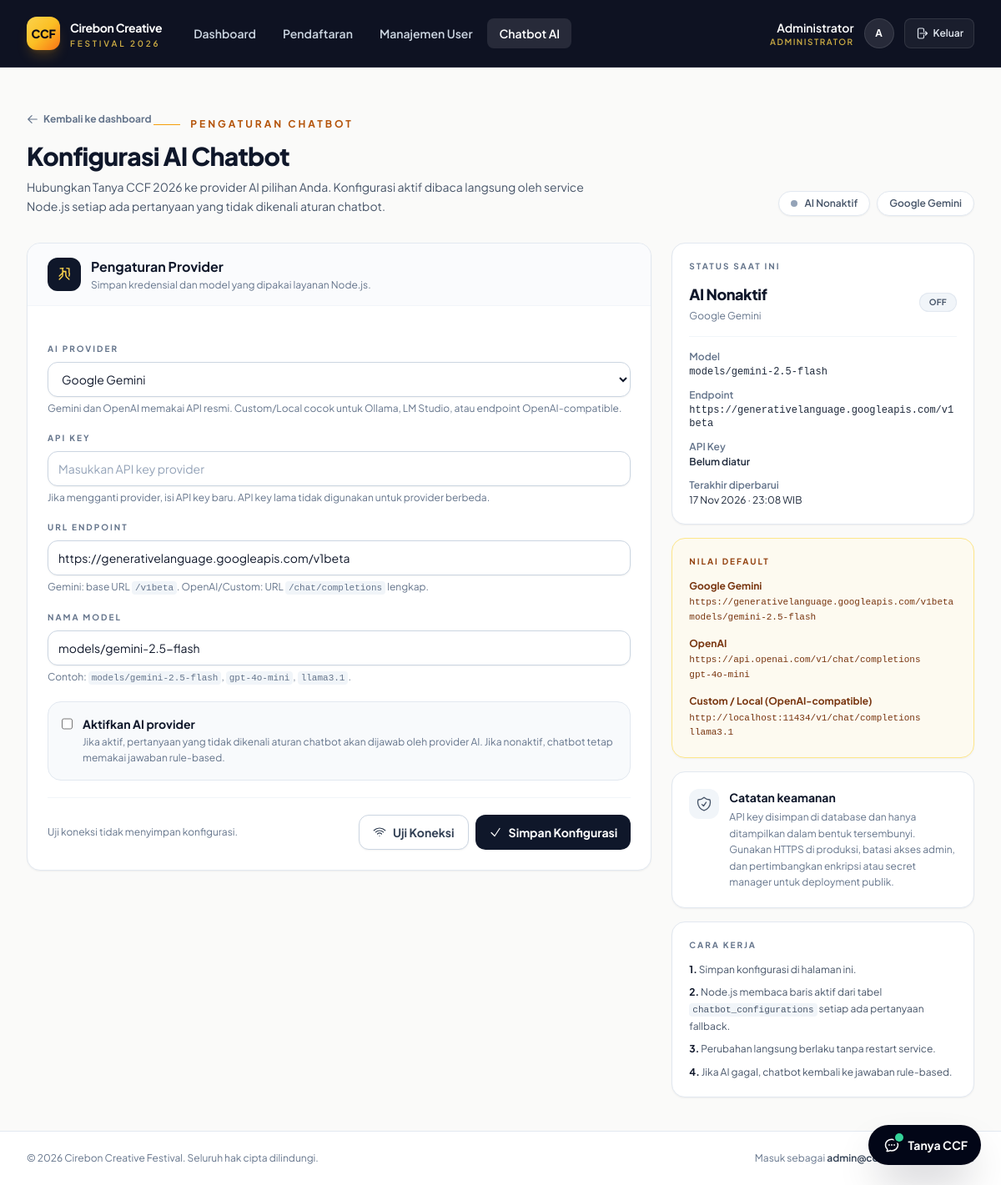
The page /admin/chatbot-config.php (signed in) on the database its author committed.
### tables this page shows
CREATE TABLE IF NOT EXISTS `chatbot_configurations` (
    `id`            INT UNSIGNED NOT NULL AUTO_INCREMENT,
    `provider_name` ENUM('gemini', 'openai', 'custom') NOT NULL DEFAULT 'gemini',
    `api_key`       VARCHAR(500) NULL DEFAULT NULL,
    `endpoint_url`  VARCHAR(500) NULL DEFAULT NULL,
    `model_name`    VARCHAR(150) NULL DEFAULT NULL,
    `is_active`     TINYINT(1) NOT NULL DEFAULT 0,
    `updated_by`    INT UNSIGNED NULL DEFAULT NULL,
    `created_at`    TIMESTAMP NOT NULL DEFAULT CURRENT_TIMESTAMP,
    `updated_at`    TIMESTAMP NOT NULL DEFAULT CURRENT_TIMESTAMP ON UPDATE CURRENT_TIMESTAMP,
    PRIMARY KEY (`id`),
    KEY `idx_chatbot_config_active` (`is_active`),
    KEY `idx_chatbot_config_updated_by` (`updated_by`),
    CONSTRAINT `fk_chatbot_config_updated_by`
        FOREIGN KEY (`updated_by`) REFERENCES `users` (`id`)
        ON UPDATE CASCADE
        ON DELETE SET NULL
);

### admin/chatbot-config.php (the view, shortened to what the rows shown need)
<?php
require_once __DIR__ . '/../auth.php';
require_once __DIR__ . '/../koneksi.php';
$providerDefaults = [
    'gemini' => [
        'label'    => 'Google Gemini',
        'endpoint' => 'https://generativelanguage.googleapis.com/v1beta',
        'model'    => 'models/gemini-2.5-flash',
    ],
    'openai' => [
        'label'    => 'OpenAI',
        'endpoint' => 'https://api.openai.com/v1/chat/completions',
        'model'    => 'gpt-4o-mini',
    ],
    'custom' => [
        'label'    => 'Custom / Local (OpenAI-compatible)',
        'endpoint' => 'http://localhost:11434/v1/chat/completions',
        'model'    => 'llama3.1',
    ],
];
$pageUrl = url('admin/chatbot-config.php');
function fetch_chatbot_config(PDO $pdo): ?array
{
    $stmt = $pdo->query(
        'SELECT id, provider_name, api_key, endpoint_url, model_name, is_active,
                updated_by, created_at, updated_at
         FROM chatbot_configurations
         ORDER BY is_active DESC, updated_at DESC, id ASC
         LIMIT 1'
    );
    $row = $stmt->fetch();
    return $row !== false ? $row : null;
}
$config = null;
try {
    $config = fetch_chatbot_config($pdo);
} catch (PDOException $e) {
    error_log('[CHATBOT CONFIG] ' . $e->getMessage());
    $configTableError = 'Tabel chatbot_configurations belum tersedia. Jalankan database.sql atau migrasi tabel terlebih dahulu.';
}
$provider = (string) ($config['provider_name'] ?? 'gemini');
$endpoint = trim((string) ($config['endpoint_url'] ?? ''));
$model = trim((string) ($config['model_name'] ?? ''));
$isActive      = (int) ($config['is_active'] ?? 0) === 1;
$hasApiKey     = trim((string) ($config['api_key'] ?? '')) !== '';
$lastUpdated   = $config['updated_at'] ?? null;
$providerLabel = $providerDefaults[$provider]['label'];
require __DIR__ . '/../partials/dashboard-header.php';
?>
<main class="mx-auto w-full max-w-7xl flex-1 px-4 py-8 sm:px-6 lg:px-8 lg:py-10">
    <div class="flex flex-col gap-4 sm:flex-row sm:items-end sm:justify-between">
        <div>
            <h1 class="mt-3 text-2xl font-extrabold tracking-tight text-slate-900 sm:text-3xl">
                Konfigurasi AI Chatbot
            </h1>
        </div>
        <div class="flex flex-wrap items-center gap-2">
            <span class="inline-flex w-fit items-center gap-2 rounded-full border px-3.5 py-1.5 text-xs font-semibold shadow-sm <?= $isActive ? 'border-emerald-200 bg-emerald-50 text-emerald-700' : 'border-slate-200 bg-white text-slate-600' ?>">
                <span class="h-2 w-2 rounded-full <?= $isActive ? 'bg-emerald-500' : 'bg-slate-400' ?>"></span>
                <?= $isActive ? 'AI Aktif' : 'AI Nonaktif' ?>
            </span>
            <span class="inline-flex w-fit items-center rounded-full border border-slate-200 bg-white px-3.5 py-1.5 text-xs font-semibold text-slate-600 shadow-sm">
                <?= e($providerLabel) ?>
            </span>
        </div>
    </div>
    <div class="mt-8 grid gap-6 lg:grid-cols-3">
        <section class="lg:col-span-2">
            <div class="overflow-hidden rounded-2xl border border-slate-200 bg-white shadow-sm">
                <div class="border-b border-slate-100 bg-slate-50/70 px-5 py-4 sm:px-6">
                    <div class="flex items-center gap-3">
                        <div>
                            <h2 class="text-base font-bold text-slate-900">Pengaturan Provider</h2>
                        </div>
                    </div>
                </div>
                <form method="post" action="<?= e($pageUrl) ?>" autocomplete="off" class="space-y-5 p-5 sm:p-6">
                    <div>
                        <label for="api_key" class="block text-[10px] font-bold uppercase tracking-[0.2em] text-slate-500">
                            API Key
                        </label>
                        <input id="api_key" name="api_key" type="password" maxlength="500" value=""
                               autocomplete="new-password" spellcheck="false"
                               placeholder="<?= $hasApiKey ? '•••••••••••• (tersimpan)' : 'Masukkan API key provider' ?>"
                               class="mt-2 block w-full rounded-xl border border-slate-300 bg-white px-3 py-2.5 text-sm text-slate-900 shadow-sm outline-none transition placeholder:text-slate-400 focus:border-amber-400 focus:ring-4 focus:ring-amber-100">
                        <p class="mt-1.5 text-xs text-slate-500">
                            Jika mengganti provider, isi API key baru. API key lama tidak digunakan untuk provider berbeda.
                        </p>
                    </div>
                    <div>
                        <label for="endpoint_url" class="block text-[10px] font-bold uppercase tracking-[0.2em] text-slate-500">
                            URL Endpoint
                        </label>
                        <input id="endpoint_url" name="endpoint_url" type="url" maxlength="500"
                               value="<?= e($endpoint) ?>" required
                               class="mt-2 block w-full rounded-xl border border-slate-300 bg-white px-3 py-2.5 text-sm text-slate-900 shadow-sm outline-none transition placeholder:text-slate-400 focus:border-amber-400 focus:ring-4 focus:ring-amber-100">
                        <p class="mt-1.5 text-xs text-slate-500">
                            Gemini: base URL <code class="rounded bg-slate-100 px-1 py-0.5 text-[11px]">/v1beta</code>.
                            OpenAI/Custom: URL <code class="rounded bg-slate-100 px-1 py-0.5 text-[11px]">/chat/completions</code> lengkap.
                        </p>
                    </div>
                    <div>
                        <label for="model_name" class="block text-[10px] font-bold uppercase tracking-[0.2em] text-slate-500">
                            Nama Model
                        </label>
                        <input id="model_name" name="model_name" type="text" maxlength="150"
                               value="<?= e($model) ?>" required spellcheck="false"
                               class="mt-2 block w-full rounded-xl border border-slate-300 bg-white px-3 py-2.5 text-sm text-slate-900 shadow-sm outline-none transition placeholder:text-slate-400 focus:border-amber-400 focus:ring-4 focus:ring-amber-100">
                        <p class="mt-1.5 text-xs text-slate-500">
                            Contoh: <code class="rounded bg-slate-100 px-1 py-0.5 text-[11px]">models/gemini-2.5-flash</code>,
                            <code class="rounded bg-slate-100 px-1 py-0.5 text-[11px]">gpt-4o-mini</code>,
                            <code class="rounded bg-slate-100 px-1 py-0.5 text-[11px]">llama3.1</code>.
                        </p>
                    </div>
                    <div class="rounded-2xl border border-slate-200 bg-slate-50 p-4">
                        <label class="flex cursor-pointer items-start gap-3">
                            <input type="checkbox" name="is_active" value="1" <?= $isActive ? 'checked' : '' ?>
                                   class="mt-0.5 h-4 w-4 rounded border-slate-300 text-amber-600 focus:ring-amber-500">
                            <span>
                                <span class="block text-sm font-bold text-slate-900">Aktifkan AI provider</span>
                                <span class="mt-0.5 block text-xs leading-relaxed text-slate-500">
                                </span>
                            </span>
                        </label>
                    </div>
                </form>
            </div>
        </section>
        <aside class="space-y-4">
            <div class="rounded-2xl border border-slate-200 bg-white p-5 shadow-sm">
                <div class="mt-3 flex items-center justify-between gap-3">
                    <div>
                        <p class="text-lg font-extrabold tracking-tight text-slate-900">
                            <?= $isActive ? 'AI Aktif' : 'AI Nonaktif' ?>
                        </p>
                        <p class="mt-1 text-xs text-slate-500"><?= e($providerLabel) ?></p>
                    </div>
                </div>
                <dl class="mt-4 space-y-3 border-t border-slate-100 pt-4 text-xs">
                    <div>
                        <dt class="font-semibold text-slate-500">Model</dt>
                        <dd class="mt-0.5 break-all font-mono text-slate-800"><?= e($model) ?></dd>
                    </div>
                    <div>
                        <dt class="font-semibold text-slate-500">Endpoint</dt>
                        <dd class="mt-0.5 break-all font-mono text-slate-800"><?= e($endpoint) ?></dd>
                    </div>
                    <div>
                        <dt class="font-semibold text-slate-500">Terakhir diperbarui</dt>
                        <dd class="mt-0.5 text-slate-800">
                            <?= e($lastUpdated !== null ? format_tanggal((string) $lastUpdated, true) : '-') ?>
                        </dd>
                    </div>
                </dl>
            </div>
            <div class="rounded-2xl border border-amber-200 bg-amber-50/60 p-5 shadow-sm">
                <ul class="mt-3 space-y-3 text-xs leading-relaxed text-amber-900">
                    <?php foreach ($providerDefaults as $providerItem): ?>
                        <li>
                            <p class="font-bold"><?= e($providerItem['label']) ?></p>
                            <p class="mt-0.5 break-all font-mono text-[11px]"><?= e($providerItem['endpoint']) ?></p>
                            <p class="break-all font-mono text-[11px]"><?= e($providerItem['model']) ?></p>
                        </li>
                    <?php endforeach; ?>
                </ul>
            </div>
        </aside>
    </div>
</main>
<?php require __DIR__ . '/../partials/dashboard-footer.php'; ?>

### rows shown on the page
chatbot_configurations: provider_name "Google Gemini", endpoint_url "https://generativelanguage.googleapis.com/v1beta", model_name "models/gemini-2.5-flash", updated_at "17 Nov 2026 · 23:08 WIB", label "Google Gemini"

### other values the page prints
$item['label'] "Dashboard"
$item['label'] "Pendaftaran"
$item['label'] "Manajemen User"
$item['label'] "Chatbot AI"
$user['nama_lengkap'] "Administrator"
$roleLabel "ADMINISTRATOR"
$initial !== '' ? $initial : '?' "A"
$providerItem['label'] "OpenAI"
$providerItem['endpoint'] "https://api.openai.com/v1/chat/completions"
$providerItem['model'] "gpt-4o-mini"
$providerItem['label'] "Custom / Local (OpenAI-compatible)"
$providerItem['endpoint'] "http://localhost:11434/v1/chat/completions"
$providerItem['model'] "llama3.1"
form field provider_name "Google Gemini"
